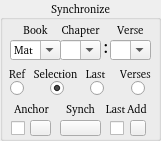
   <widget class="QGroupBox" name="SynchgroupBox">
    <property name="geometry">
     <rect>
      <x>590</x>
      <y>180</y>
      <width>161</width>
      <height>141</height>
     </rect>
    </property>
    <property name="font">
     <font>
      <family>FROMVS [MAXR]</family>
      <pointsize>8</pointsize>
      <weight>50</weight>
      <italic>false</italic>
      <bold>false</bold>
     </font>
    </property>
    <property name="toolTip">
     <string>Synchronize Group</string>
    </property>
    <property name="title">
     <string>Synchronize</string>
    </property>
    <property name="alignment">
     <set>Qt::AlignCenter</set>
    </property>
    <widget class="QPushButton" name="AddVersebutton">
     <property name="geometry">
      <rect>
       <x>130</x>
       <y>120</y>
       <width>16</width>
       <height>16</height>
      </rect>
     </property>
     <property name="font">
      <font>
       <family>FROMVS [MAXR]</family>
       <pointsize>8</pointsize>
       <weight>50</weight>
       <italic>false</italic>
       <bold>false</bold>
      </font>
     </property>
     <property name="toolTip">
      <string>Add verse line</string>
     </property>
     <property name="text">
      <string/>
     </property>
     <property name="icon">
      <iconset resource="../UI_Icons.qrc">
       <normaloff>:/Icons/Icons/addverse.png</normaloff>:/Icons/Icons/addverse.png</iconset>
     </property>
    </widget>
    <widget class="QLabel" name="AddVerselabel">
     <property name="geometry">
      <rect>
       <x>120</x>
       <y>100</y>
       <width>31</width>
       <height>16</height>
      </rect>
     </property>
     <property name="font">
      <font>
       <family>FROMVS</family>
       <pointsize>8</pointsize>
       <weight>50</weight>
       <italic>false</italic>
       <bold>false</bold>
      </font>
     </property>
     <property name="text">
      <string> Add</string>
     </property>
     <property name="alignment">
      <set>Qt::AlignBottom|Qt::AlignHCenter</set>
     </property>
    </widget>
    <widget class="QLabel" name="SynchSellabel">
     <property name="geometry">
      <rect>
       <x>30</x>
       <y>60</y>
       <width>51</width>
       <height>21</height>
      </rect>
     </property>
     <property name="font">
      <font>
       <family>FROMVS</family>
       <pointsize>8</pointsize>
       <weight>50</weight>
       <italic>false</italic>
       <bold>false</bold>
      </font>
     </property>
     <property name="text">
      <string>Selection</string>
     </property>
     <property name="alignment">
      <set>Qt::AlignBottom|Qt::AlignHCenter</set>
     </property>
    </widget>
    <widget class="QLabel" name="SynchReflabel">
     <property name="geometry">
      <rect>
       <x>0</x>
       <y>60</y>
       <width>31</width>
       <height>21</height>
      </rect>
     </property>
     <property name="font">
      <font>
       <family>FROMVS</family>
       <pointsize>8</pointsize>
       <weight>50</weight>
       <italic>false</italic>
       <bold>false</bold>
      </font>
     </property>
     <property name="text">
      <string> Ref</string>
     </property>
     <property name="alignment">
      <set>Qt::AlignBottom|Qt::AlignHCenter</set>
     </property>
    </widget>
    <widget class="QLabel" name="SynchVerseslabel">
     <property name="geometry">
      <rect>
       <x>120</x>
       <y>60</y>
       <width>31</width>
       <height>21</height>
      </rect>
     </property>
     <property name="font">
      <font>
       <family>FROMVS</family>
       <pointsize>8</pointsize>
       <weight>50</weight>
       <italic>false</italic>
       <bold>false</bold>
      </font>
     </property>
     <property name="text">
      <string>Verses</string>
     </property>
     <property name="alignment">
      <set>Qt::AlignBottom|Qt::AlignHCenter</set>
     </property>
    </widget>
    <widget class="QRadioButton" name="radioButtonRef">
     <property name="geometry">
      <rect>
       <x>10</x>
       <y>80</y>
       <width>16</width>
       <height>16</height>
      </rect>
     </property>
     <property name="text">
      <string/>
     </property>
    </widget>
    <widget class="QRadioButton" name="radioButtonSel">
     <property name="geometry">
      <rect>
       <x>50</x>
       <y>80</y>
       <width>16</width>
       <height>16</height>
      </rect>
     </property>
     <property name="text">
      <string/>
     </property>
     <property name="checked">
      <bool>true</bool>
     </property>
    </widget>
    <widget class="QRadioButton" name="radioButtonVerses">
     <property name="geometry">
      <rect>
       <x>131</x>
       <y>80</y>
       <width>20</width>
       <height>16</height>
      </rect>
     </property>
     <property name="text">
      <string/>
     </property>
    </widget>
    <widget class="QLabel" name="chapterlabel">
     <property name="geometry">
      <rect>
       <x>60</x>
       <y>21</y>
       <width>41</width>
       <height>16</height>
      </rect>
     </property>
     <property name="font">
      <font>
       <family>FROMVS</family>
       <pointsize>8</pointsize>
       <weight>50</weight>
       <italic>false</italic>
       <bold>false</bold>
      </font>
     </property>
     <property name="text">
      <string>Chapter</string>
     </property>
     <property name="alignment">
      <set>Qt::AlignBottom|Qt::AlignHCenter</set>
     </property>
    </widget>
    <widget class="QComboBox" name="verseComboBox">
     <property name="geometry">
      <rect>
       <x>110</x>
       <y>40</y>
       <width>41</width>
       <height>20</height>
      </rect>
     </property>
     <property name="font">
      <font>
       <family>FROMVS [MAXR]</family>
       <pointsize>8</pointsize>
       <weight>50</weight>
       <italic>false</italic>
       <bold>false</bold>
      </font>
     </property>
     <property name="toolTip">
      <string>Select verse</string>
     </property>
     <property name="editable">
      <bool>true</bool>
     </property>
    </widget>
    <widget class="QLabel" name="colon">
     <property name="geometry">
      <rect>
       <x>96</x>
       <y>30</y>
       <width>20</width>
       <height>31</height>
      </rect>
     </property>
     <property name="font">
      <font>
       <family>FROMVS</family>
       <pointsize>14</pointsize>
       <weight>50</weight>
       <italic>false</italic>
       <bold>false</bold>
      </font>
     </property>
     <property name="text">
      <string>:</string>
     </property>
     <property name="alignment">
      <set>Qt::AlignCenter</set>
     </property>
    </widget>
    <widget class="QComboBox" name="bookComboBox">
     <property name="geometry">
      <rect>
       <x>10</x>
       <y>40</y>
       <width>51</width>
       <height>20</height>
      </rect>
     </property>
     <property name="font">
      <font>
       <family>FROMVS [MAXR]</family>
       <pointsize>8</pointsize>
       <weight>50</weight>
       <italic>false</italic>
       <bold>false</bold>
      </font>
     </property>
     <property name="toolTip">
      <string>Select book</string>
     </property>
     <property name="editable">
      <bool>true</bool>
     </property>
     <item>
      <property name="text">
       <string>Mat</string>
      </property>
     </item>
     <item>
      <property name="text">
       <string>Mar</string>
      </property>
     </item>
     <item>
      <property name="text">
       <string>Luk</string>
      </property>
     </item>
     <item>
      <property name="text">
       <string>Joh</string>
      </property>
     </item>
     <item>
      <property name="text">
       <string>Act</string>
      </property>
     </item>
     <item>
      <property name="text">
       <string>Rom</string>
      </property>
     </item>
     <item>
      <property name="text">
       <string>1Co</string>
      </property>
     </item>
     <item>
      <property name="text">
       <string>2Co</string>
      </property>
     </item>
     <item>
      <property name="text">
       <string>Gal</string>
      </property>
     </item>
     <item>
      <property name="text">
       <string>Eph</string>
      </property>
     </item>
     <item>
      <property name="text">
       <string>Php</string>
      </property>
     </item>
     <item>
      <property name="text">
       <string>Col</string>
      </property>
     </item>
     <item>
      <property name="text">
       <string>1Th</string>
      </property>
     </item>
     <item>
      <property name="text">
       <string>2Th</string>
      </property>
     </item>
     <item>
      <property name="text">
       <string>1Ti</string>
      </property>
     </item>
     <item>
      <property name="text">
       <string>2Ti</string>
      </property>
     </item>
     <item>
      <property name="text">
       <string>Tit</string>
      </property>
     </item>
     <item>
      <property name="text">
       <string>Phm</string>
      </property>
     </item>
     <item>
      <property name="text">
       <string>Heb</string>
      </property>
     </item>
     <item>
      <property name="text">
       <string>Jas</string>
      </property>
     </item>
     <item>
      <property name="text">
       <string>1Pe</string>
      </property>
     </item>
     <item>
      <property name="text">
       <string>2Pe</string>
      </property>
     </item>
     <item>
      <property name="text">
       <string>1Jn</string>
      </property>
     </item>
     <item>
      <property name="text">
       <string>2Jn</string>
      </property>
     </item>
     <item>
      <property name="text">
       <string>3Jn</string>
      </property>
     </item>
     <item>
      <property name="text">
       <string>Jud</string>
      </property>
     </item>
     <item>
      <property name="text">
       <string>Rev</string>
      </property>
     </item>
    </widget>
    <widget class="QLabel" name="booklabel">
     <property name="geometry">
      <rect>
       <x>20</x>
       <y>21</y>
       <width>31</width>
       <height>16</height>
      </rect>
     </property>
     <property name="font">
      <font>
       <family>FROMVS</family>
       <pointsize>8</pointsize>
       <weight>50</weight>
       <italic>false</italic>
       <bold>false</bold>
      </font>
     </property>
     <property name="text">
      <string>Book</string>
     </property>
     <property name="alignment">
      <set>Qt::AlignBottom|Qt::AlignHCenter</set>
     </property>
    </widget>
    <widget class="QComboBox" name="chapterComboBox">
     <property name="geometry">
      <rect>
       <x>60</x>
       <y>40</y>
       <width>41</width>
       <height>20</height>
      </rect>
     </property>
     <property name="font">
      <font>
       <family>FROMVS [MAXR]</family>
       <pointsize>8</pointsize>
       <weight>50</weight>
       <italic>false</italic>
       <bold>false</bold>
      </font>
     </property>
     <property name="toolTip">
      <string>Select chapter</string>
     </property>
     <property name="editable">
      <bool>true</bool>
     </property>
    </widget>
    <widget class="QLabel" name="verselabel">
     <property name="geometry">
      <rect>
       <x>110</x>
       <y>21</y>
       <width>41</width>
       <height>16</height>
      </rect>
     </property>
     <property name="font">
      <font>
       <family>FROMVS</family>
       <pointsize>8</pointsize>
       <weight>50</weight>
       <italic>false</italic>
       <bold>false</bold>
      </font>
     </property>
     <property name="text">
      <string>Verse</string>
     </property>
     <property name="alignment">
      <set>Qt::AlignBottom|Qt::AlignHCenter</set>
     </property>
    </widget>
    <widget class="QPushButton" name="Synchronizebutton">
     <property name="geometry">
      <rect>
       <x>60</x>
       <y>120</y>
       <width>41</width>
       <height>16</height>
      </rect>
     </property>
     <property name="font">
      <font>
       <family>FROMVS [MAXR]</family>
       <pointsize>8</pointsize>
       <weight>50</weight>
       <italic>false</italic>
       <bold>false</bold>
      </font>
     </property>
     <property name="toolTip">
      <string>Synchronize to selected verse</string>
     </property>
     <property name="text">
      <string/>
     </property>
     <property name="icon">
      <iconset resource="../UI_Icons.qrc">
       <normaloff>:/Icons/Icons/synchronize.png</normaloff>:/Icons/Icons/synchronize.png</iconset>
     </property>
    </widget>
    <widget class="QLabel" name="Synchlabel">
     <property name="geometry">
      <rect>
       <x>60</x>
       <y>100</y>
       <width>41</width>
       <height>16</height>
      </rect>
     </property>
     <property name="font">
      <font>
       <family>FROMVS</family>
       <pointsize>8</pointsize>
       <weight>50</weight>
       <italic>false</italic>
       <bold>false</bold>
      </font>
     </property>
     <property name="text">
      <string>Synch</string>
     </property>
     <property name="alignment">
      <set>Qt::AlignBottom|Qt::AlignHCenter</set>
     </property>
    </widget>
    <widget class="QCheckBox" name="LastCkBox">
     <property name="geometry">
      <rect>
       <x>110</x>
       <y>120</y>
       <width>16</width>
       <height>16</height>
      </rect>
     </property>
     <property name="font">
      <font>
       <family>FROMVS [MAXR]</family>
       <pointsize>8</pointsize>
       <weight>50</weight>
       <italic>false</italic>
       <bold>false</bold>
      </font>
     </property>
     <property name="toolTip">
      <string>Check to anchor verse</string>
     </property>
     <property name="text">
      <string/>
     </property>
     <property name="checkable">
      <bool>true</bool>
     </property>
    </widget>
    <widget class="QLabel" name="AddVerselabel_2">
     <property name="geometry">
      <rect>
       <x>100</x>
       <y>100</y>
       <width>31</width>
       <height>16</height>
      </rect>
     </property>
     <property name="font">
      <font>
       <family>FROMVS</family>
       <pointsize>8</pointsize>
       <weight>50</weight>
       <italic>false</italic>
       <bold>false</bold>
      </font>
     </property>
     <property name="text">
      <string>Last</string>
     </property>
     <property name="alignment">
      <set>Qt::AlignBottom|Qt::AlignHCenter</set>
     </property>
    </widget>
    <widget class="QPushButton" name="Anchorbutton">
     <property name="geometry">
      <rect>
       <x>30</x>
       <y>120</y>
       <width>21</width>
       <height>16</height>
      </rect>
     </property>
     <property name="toolTip">
      <string>Previous book</string>
     </property>
     <property name="text">
      <string/>
     </property>
     <property name="icon">
      <iconset resource="../UI_Icons.qrc">
       <normaloff>:/Icons/Icons/anchorverse.png</normaloff>:/Icons/Icons/anchorverse.png</iconset>
     </property>
     <property name="autoRepeat">
      <bool>true</bool>
     </property>
    </widget>
    <widget class="QLabel" name="Anchorlabel">
     <property name="geometry">
      <rect>
       <x>11</x>
       <y>100</y>
       <width>41</width>
       <height>16</height>
      </rect>
     </property>
     <property name="font">
      <font>
       <family>FROMVS</family>
       <pointsize>8</pointsize>
       <weight>50</weight>
       <italic>false</italic>
       <bold>false</bold>
      </font>
     </property>
     <property name="text">
      <string>Anchor</string>
     </property>
     <property name="alignment">
      <set>Qt::AlignBottom|Qt::AlignHCenter</set>
     </property>
    </widget>
    <widget class="QCheckBox" name="AnchorCkBox">
     <property name="geometry">
      <rect>
       <x>11</x>
       <y>120</y>
       <width>16</width>
       <height>16</height>
      </rect>
     </property>
     <property name="font">
      <font>
       <family>FROMVS [MAXR]</family>
       <pointsize>8</pointsize>
       <weight>50</weight>
       <italic>false</italic>
       <bold>false</bold>
      </font>
     </property>
     <property name="toolTip">
      <string>Check to anchor verse</string>
     </property>
     <property name="text">
      <string/>
     </property>
     <property name="checkable">
      <bool>true</bool>
     </property>
    </widget>
    <widget class="QRadioButton" name="radioButtonLast">
     <property name="geometry">
      <rect>
       <x>90</x>
       <y>80</y>
       <width>16</width>
       <height>16</height>
      </rect>
     </property>
     <property name="text">
      <string/>
     </property>
    </widget>
    <widget class="QLabel" name="SynchVerseslabel_2">
     <property name="geometry">
      <rect>
       <x>80</x>
       <y>60</y>
       <width>31</width>
       <height>21</height>
      </rect>
     </property>
     <property name="font">
      <font>
       <family>FROMVS</family>
       <pointsize>8</pointsize>
       <weight>50</weight>
       <italic>false</italic>
       <bold>false</bold>
      </font>
     </property>
     <property name="text">
      <string>Last</string>
     </property>
     <property name="alignment">
      <set>Qt::AlignBottom|Qt::AlignHCenter</set>
     </property>
    </widget>
   </widget>
